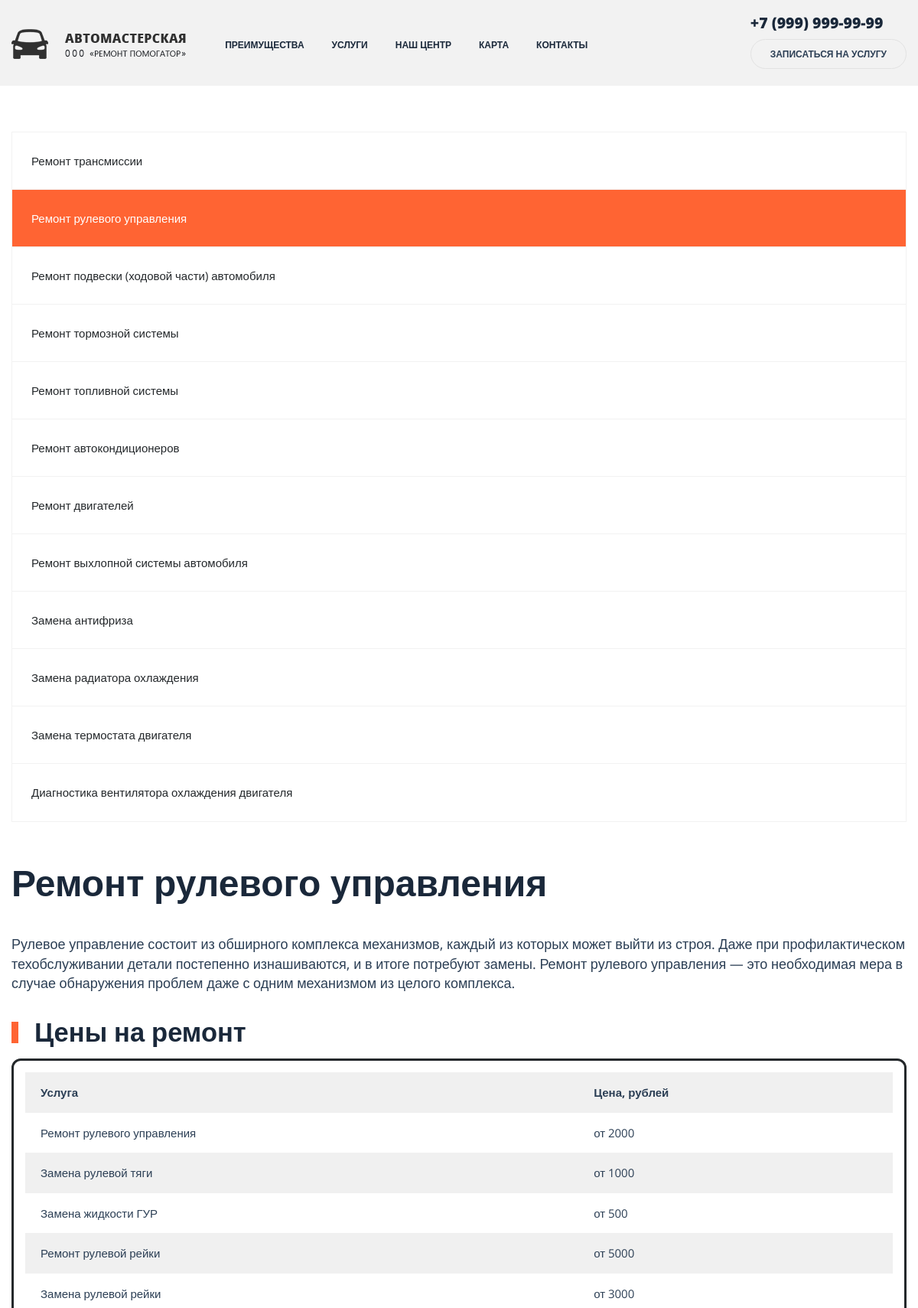
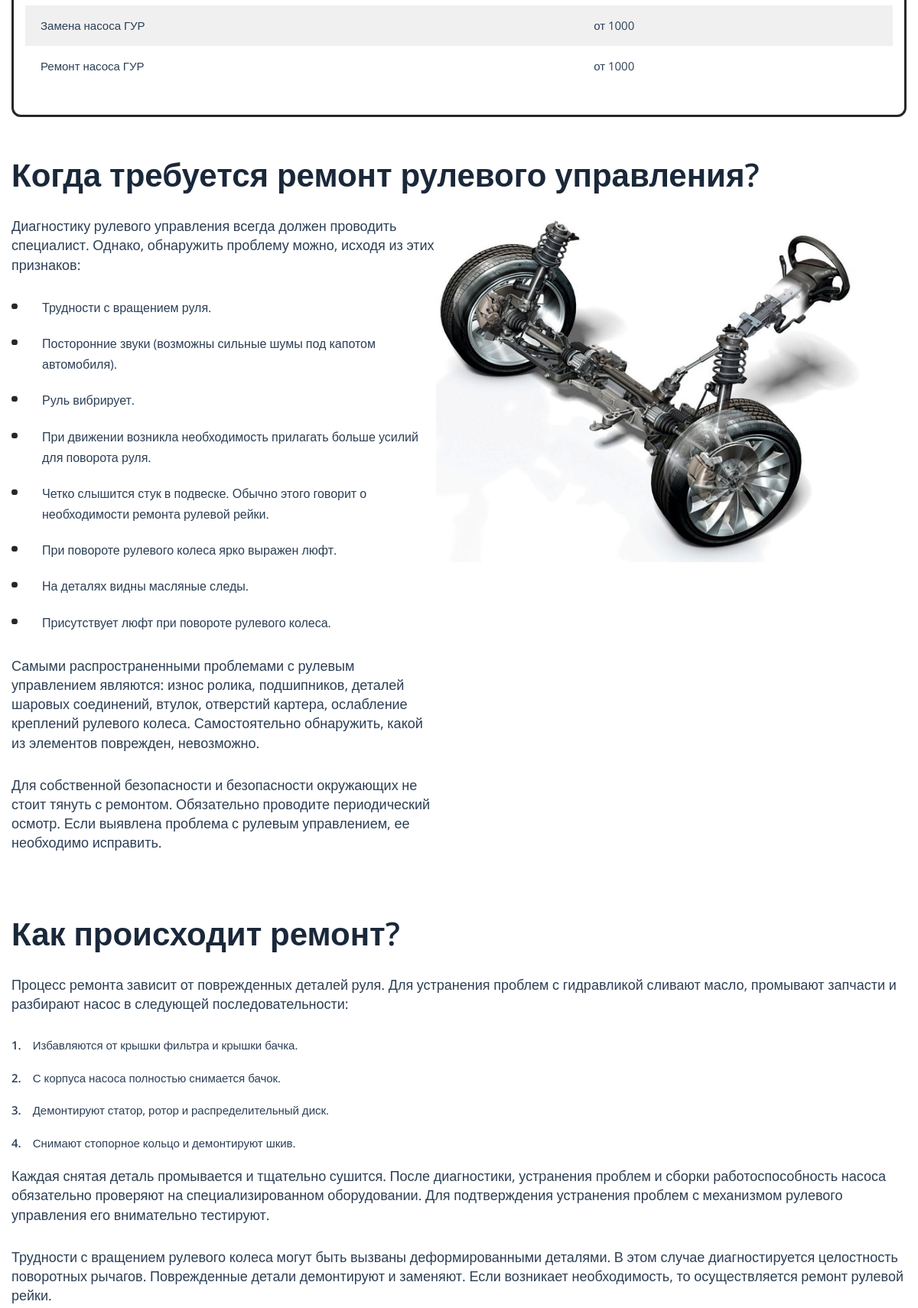
The app's page /index3.php (upper part) with its own data (2 pictures, top to bottom).
### tables this page shows
CREATE TABLE `service_price_list` (
  `idservice_price_list` int(11) NOT NULL,
  `idservice` int(11) NOT NULL,
  `price` int(11) NOT NULL,
  `start_data` date NOT NULL,
  `end_data` date DEFAULT NULL
);

CREATE TABLE `service` (
  `idservice` int(11) NOT NULL,
  `id_type` int(11) NOT NULL,
  `service` varchar(500) DEFAULT NULL
);

### index3.php (the view, shortened to what this page needs)
<!DOCTYPE html>
<html lang="en" dir="ltr">
  <head>
    <link rel="stylesheet" href="https://stackpath.bootstrapcdn.com/bootstrap/4.1.3/css/bootstrap.min.css"
>
    <link rel="stylesheet" href="https://use.fontawesome.com/releases/v5.6.1/css/all.css"
>
    <link rel="stylesheet" href="css/main2.css">
    <link rel="stylesheet" href="css/media.css">
    <link rel="stylesheet" href="css/animate.css">
    <link rel='stylesheet' id='wp-block-library-css' href='css/style.min-1.css' type='text/css' media='all'>
    <link rel='stylesheet' id='autoservice-style-css' href='css/wmac_single_71dfaf63ff26cdcd8f13a55f6c5f486d-1.css' type='text/css' media='all'>
    <link rel='stylesheet' id='autoservice-main-css' href='css/wmac_single_ce631b6e98131e308f29fbe37d2114e2-1.css' type='text/css' media='all'>
    <link rel='stylesheet' id='autoservice-media-main-css' href='css/wmac_single_e65cdca6a25d2c07eeefa16406e77695-1.css' type='text/css' media='all'>
  </head>
  <body>
    <header>
      <nav class="navbar navbar-expand-lg sticky-top">
        <div class="container">
          <a href="index.html" class="navbar-brad">
            <img src="img/logo.svg" alt="" class="logo">
          </a>
          <div class="collapse navbar-collapse" id="navbarResponsive">
            <ul class="navbar-nav">
            <li class="nav-item">
                <a href="index.html#why" class="nav-link active">
                  Преимущества
                </a>
              </li>
              <li class="nav-item">
                <a href="index2.php" class="nav-link">
                  Услуги
                </a>
              </li>
              <li class="nav-item">
                <a href="index.html#look" class="nav-link">
                  Наш центр
                </a>
              </li>
              <li class="nav-item">
                <a href="index.html#place" class="nav-link">
                  Карта
                </a>
              </li>
              <li class="nav-item">
                <a href="index.html#footer" class="nav-link">
                  Контакты
                </a>
              </li>
            </ul>
          </div>
          <div class="clearfix d-none d-lg-block">
           <div class="contacts__phone bolder">
             +7 (999) 999-99-99
           </div>
           <a class="contacts__btn upper bolder"  onclick="document.getElementById('servicerequestModal').style.display='block'">
             Записаться на услугу
           </a>
          </div>
        </div>
      </nav>
    </header>
    <div id="content" class="site-content">
        <div class="wrapper">
            <div class="inner">
                <div class="inner-page">
                    <aside id="secondary" class="widget-area">
                        <nav class="sidebar-nav">
                            <ul>
                                <li class="page_item page-item-468 page_item_has_children"><a href="index2.php">Ремонт трансмиссии</a>
                                </li>
                                <li class="page_item page-item-469 current_page_item"><a href="index3.php">Ремонт рулевого управления</a>
                                </li>
                                <li class="page_item page-item-470 page_item_has_children"><a href="index4.php">Ремонт подвески (ходовой части) автомобиля</a>
                                </li>
                                <li class="page_item page-item-471 page_item_has_children"><a href="index5.php">Ремонт тормозной системы</a>
                                </li>
                                <li class="page_item page-item-472 page_item_has_children"><a href="index6.php">Ремонт топливной системы</a>
                                </li>
                                <li class="page_item page-item-473 page_item_has_children"><a href="index7.php">Ремонт автокондиционеров</a>
                                </li>
                                <li class="page_item page-item-474 page_item_has_children"><a href="index8.php">Ремонт двигателей</a>
                                </li>
                                <li class="page_item page-item-475 page_item_has_children"><a href="index9.php">Ремонт выхлопной системы автомобиля</a>
                                </li>
                                <li class="page_item page-item-994"><a href="index10.php">Замена антифриза</a></li>
                                <li class="page_item page-item-1001"><a href="index11.php">Замена радиатора охлаждения</a></li>
                                <li class="page_item page-item-1004"><a href="index12.php">Замена термостата двигателя</a></li>
                                <li class="page_item page-item-1007"><a href="index13.php" aria-current="page">Диагностика вентилятора охлаждения двигателя</a></li>
                            </ul>
                        </nav>
                    </aside>
                    <div id="primary" class="content-area">
                        <main id="main" class="site-main">
                            <div class="inner-page-preview section mb0">
                                <div class="inner-page-preview-layout">
                                    <div class="section-title">
                                        <h1>Ремонт рулевого управления</h1>
                                    </div>
                                </div>
                            </div>
                            <article id="post-469" class="post-469 page type-page status-publish has-post-thumbnail hentry">
                                <div class="entry-content">
                                    <div id="seo-block_5efdaf1edda21" class="seo section">
                                        <div class="section-bg"></div>
                                        <div class="seo-layout">
                                            <div class="section-desc">
                                                <p>Рулевое управление состоит из обширного комплекса механизмов, каждый из которых может выйти из строя. Даже при профилактическом техобслуживании детали постепенно изнашиваются, и в итоге потребуют замены. Ремонт рулевого управления — это необходимая мера в случае обнаружения проблем даже с одним механизмом из целого комплекса.</p>
                                            </div>
                                        </div>
                                    </div>
                                    <h2>Цены на ремонт</h2>
                                    <figure class="wp-block-table is-style-stripes">
                                        <table>
                                            <tbody>
                                                <tr>
                                                  <td><strong>Услуга</strong></td>
                                                  <td><strong>Цена, рублей</strong></td>
                                                </tr>
                                                <?php
                                                include('admin/database/dbconfig.php');
                                            $sql = "SELECT s.service, spl.price FROM service s LEFT JOIN service_price_list spl
                                            ON s.idservice = spl.idservice WHERE s.id_type = 2 AND spl.end_data IS NULL";
                                            $result = $connection->query($sql);
                                            while($row = $result->fetch_assoc()) {
                                                echo"
                                              <tr>
                                                  <td>" . $row["service"] ."</td>
                                                  <td>от " . $row["price"] ."</td>
                                              </tr>";
                                            }
                                                ?>
                                            </tbody>
                                        </table>
                                    </figure>
                                    <div id="seo-img-block_60a26a810cc8c" class="seo-img section style1 mb0">
                                        <div class="section-bg"></div>
                                        <div class="seo-img-header">
                                            <div class="section-title">
                                                <h2>Когда требуется ремонт рулевого управления?</h2>
                                            </div>
                                        </div>
                                        <div class="seo-img-layout">
                                            <div class="seo-img-left">
                                                <div class="seo-img-desc section-desc">
                                                    <p>Диагностику рулевого управления всегда должен проводить специалист. Однако, обнаружить проблему можно, исходя из этих признаков:</p>
                                                    <ul class="check-list-dots">
                                                        <li>Трудности с вращением руля.</li>
                                                        <li>Посторонние звуки (возможны сильные шумы под капотом автомобиля).</li>
                                                        <li>Руль вибрирует.</li>
                                                        <li>При движении возникла необходимость прилагать больше усилий для поворота руля.</li>
                                                        <li>Четко слышится стук в подвеске. Обычно этого говорит о необходимости ремонта рулевой рейки.</li>
                                                        <li>При повороте рулевого колеса ярко выражен люфт.</li>
                                                        <li>На деталях видны масляные следы.</li>
                                                        <li>Присутствует люфт при повороте рулевого колеса.</li>
                                                    </ul>
                                                    <p>Самыми распространенными проблемами с рулевым управлением являются: износ ролика, подшипников, деталей шаровых соединений, втулок, отверстий картера, ослабление креплений рулевого колеса. Самостоятельно обнаружить, какой из элементов поврежден, невозможно.</p>
                                                    <p>Для собственной безопасности и безопасности окружающих не стоит тянуть с ремонтом. Обязательно проводите периодический осмотр. Если выявлена проблема с рулевым управлением, ее необходимо исправить.</p>
                                                </div>
                                            </div>
                                            <div class="seo-img-right">
                                                <div class="seo-img-photo"> <img width="640" height="521" src="img/remont-rulevogo-upravleniya.jpg"></noscript> </div>
                                            </div>
                                        </div>
                                    </div>
                                    <div id="seo-block_60a26a950cc8d" class="seo section">
                                        <div class="section-bg"></div>
                                        <div class="seo-layout">
                                            <div class="section-title">
                                                <h2> Как происходит ремонт?</h2>
                                            </div>
                                            <div class="section-desc">
                                                <p>Процесс ремонта зависит от поврежденных деталей руля. Для устранения проблем с гидравликой сливают масло, промывают запчасти и разбирают насос в следующей последовательности:</p>
                                                <ol>
                                                    <li>Избавляются от крышки фильтра и крышки бачка.</li>
                                                    <li>С корпуса насоса полностью снимается бачок.</li>
                                                    <li>Демонтируют статор, ротор и распределительный диск.</li>
                                                    <li>Снимают стопорное кольцо и демонтируют шкив.</li>
                                                    <p>Каждая снятая деталь промывается и тщательно сушится. После диагностики, устранения проблем и сборки работоспособность насоса обязательно проверяют на специализированном оборудовании. Для подтверждения устранения проблем с механизмом рулевого управления его внимательно тестируют.</p>
                                                    <p>Трудности с вращением рулевого колеса могут быть вызваны деформированными деталями. В этом случае диагностируется целостность поворотных рычагов. Поврежденные детали демонтируют и заменяют. Если возникает необходимость, то осуществляется ремонт рулевой рейки.</p>
                                            </div>
                                        </div>
                                    </div>
                                </div>
                            </div>
                        </div>
                    </div>
                </div>
            </div>
</body>
</html>

### records on screen
service_price_list: idservice.service "Ремонт рулевого управления", price "2000"
service_price_list: idservice.service "Замена рулевой тяги", price "1000"
service_price_list: idservice.service "Замена жидкости ГУР", price "500"
service_price_list: idservice.service "Ремонт рулевой рейки", price "5000"
service_price_list: idservice.service "Замена рулевой рейки", price "3000"
service_price_list: idservice.service "Замена насоса ГУР", price "1000"
service_price_list: idservice.service "Ремонт насоса ГУР", price "1000"
